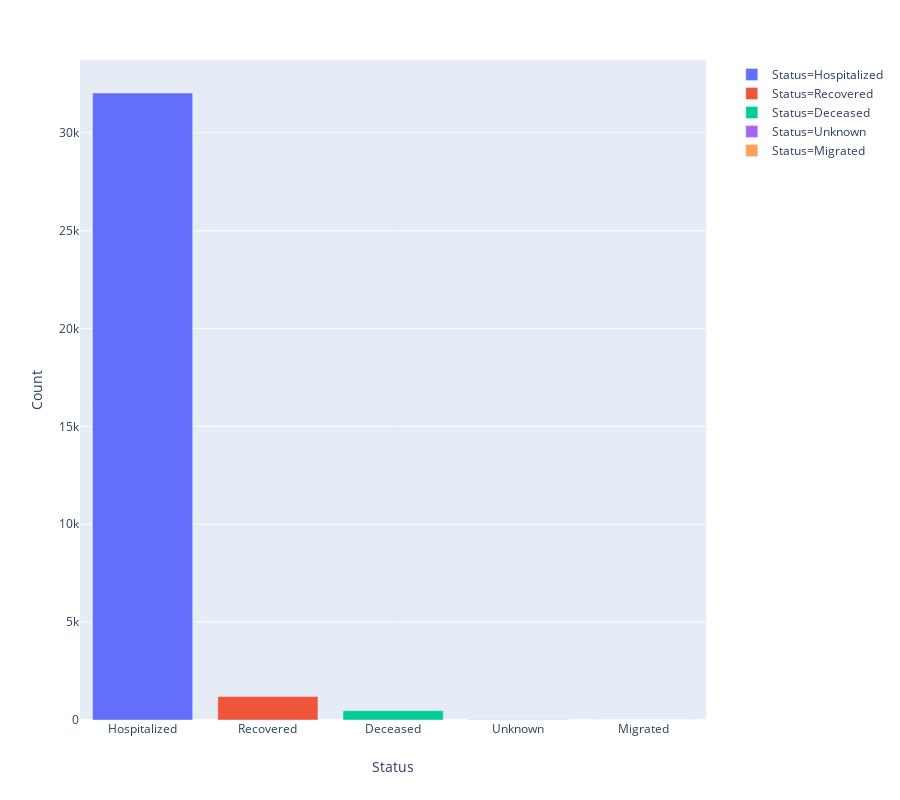

The notebook cell saved with this chart:
### Markdown cell above
### Status

### Code cell
status = df.current_status
status = status.replace({ None:'Unknown'})

df_status = pd.DataFrame(status.value_counts())
df_status['Status'] = df_status.index
df_status['Count'] = df_status.current_status

# Data visualization
fig = px.bar(df_status, y='Count', x='Status', color='Status',
             height=800)
fig.show()

### Figure 1 — Plotly figure (JSON) as saved in the notebook; plotly's stock layout.template omitted (floating-point values rounded to 4 significant figures)
{"data": [{"alignmentgroup": "True", "hoverlabel": {"namelength": 0}, "hovertemplate": "Status=%{x}<br>Count=%{y}", "legendgroup": "Status=Hospitalized", "marker": {"color": "#636efa"}, "name": "Status=Hospitalized", "offsetgroup": "Status=Hospitalized", "orientation": "v", "showlegend": true, "textposition": "auto", "type": "bar", "x": ["Hospitalized"], "xaxis": "x", "y": [32035], "yaxis": "y"}, {"alignmentgroup": "True", "hoverlabel": {"namelength": 0}, "hovertemplate": "Status=%{x}<br>Count=%{y}", "legendgroup": "Status=Recovered", "marker": {"color": "#EF553B"}, "name": "Status=Recovered", "offsetgroup": "Status=Recovered", "orientation": "v", "showlegend": true, "textposition": "auto", "type": "bar", "x": ["Recovered"], "xaxis": "x", "y": [1202], "yaxis": "y"}, {"alignmentgroup": "True", "hoverlabel": {"namelength": 0}, "hovertemplate": "Status=%{x}<br>Count=%{y}", "legendgroup": "Status=Deceased", "marker": {"color": "#00cc96"}, "name": "Status=Deceased", "offsetgroup": "Status=Deceased", "orientation": "v", "showlegend": true, "textposition": "auto", "type": "bar", "x": ["Deceased"], "xaxis": "x", "y": [478], "yaxis": "y"}, {"alignmentgroup": "True", "hoverlabel": {"namelength": 0}, "hovertemplate": "Status=%{x}<br>Count=%{y}", "legendgroup": "Status=Unknown", "marker": {"color": "#ab63fa"}, "name": "Status=Unknown", "offsetgroup": "Status=Unknown", "orientation": "v", "showlegend": true, "textposition": "auto", "type": "bar", "x": ["Unknown"], "xaxis": "x", "y": [9], "yaxis": "y"}, {"alignmentgroup": "True", "hoverlabel": {"namelength": 0}, "hovertemplate": "Status=%{x}<br>Count=%{y}", "legendgroup": "Status=Migrated", "marker": {"color": "#FFA15A"}, "name": "Status=Migrated", "offsetgroup": "Status=Migrated", "orientation": "v", "showlegend": true, "textposition": "auto", "type": "bar", "x": ["Migrated"], "xaxis": "x", "y": [1], "yaxis": "y"}], "layout": {"barmode": "relative", "height": 800, "legend": {"tracegroupgap": 0}, "margin": {"t": 60}, "xaxis": {"anchor": "y", "categoryarray": ["Hospitalized", "Recovered", "Deceased", "Unknown", "Migrated"], "categoryorder": "array", "domain": [0, 0.98], "title": {"text": "Status"}}, "yaxis": {"anchor": "x", "domain": [0, 1], "title": {"text": "Count"}}}}
